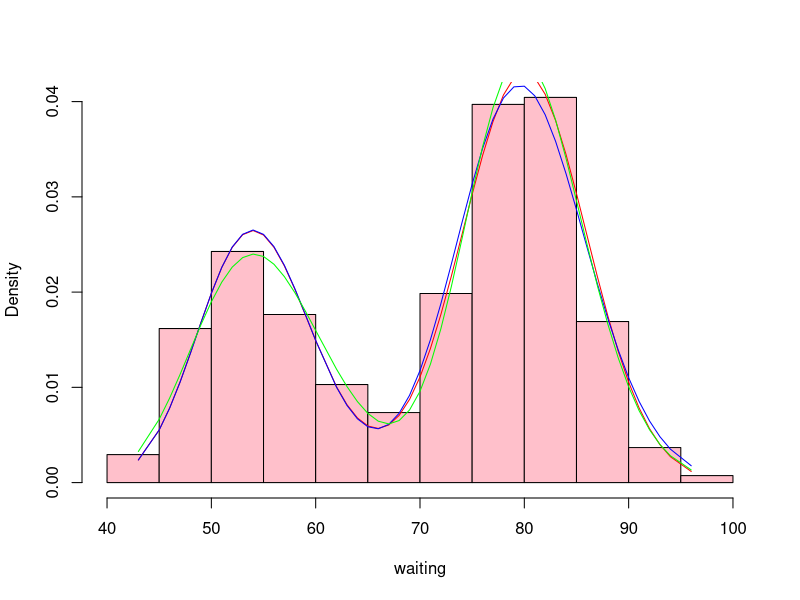

This chart was generated by the following R code:
## ---- chunk 1
library(tidyverse)
library(scales)
# library(AICcmodavg)
## ---- chunk 2
data_q3 <- faithful %>% 
    as_tibble()

x <- sort(data_q3$waiting)

# hist(x, xlab = 'waiting', probability = T, col='pink', main='')

## ---- chunk 3
# model 1

p <- length(x[x<65])/length(x)

as <- mean(x[x<65])
ass <- var(x[x<65])
s <- ass/as
a <- as/s

mu <- mean(x[x>=65])
sigma <- sd(x[x>=65])

theta_inital <- c(p, a, s, mu, sigma)

neg_log_likelihood <- function(theta, data){
    n = length(data)
    
    p = theta[1]
    a = theta[2]
    s = theta[3]
    mu = theta[4]
    sigma = theta[5]
    
    l = 0
    for (i in 1:n) {
        l = l + log(p*dgamma(data[i], shape = a, scale = s) + (1-p)*dnorm(data[i], mean = mu, sd = sigma))
    }
    return(-l)
}

fit = optim(theta_inital,
      neg_log_likelihood,
      data = x,
      control = list(maxit = 1500),
      lower = c(0, 0, 0, -Inf, 0),
      upper = c(1, Inf, Inf, Inf, Inf),
      method="L-BFGS-B")

theta_1 = fit$par
theta_1

p = theta_1[1]
a = theta_1[2]
s = theta_1[3]
mu = theta_1[4]
sigma = theta_1[5]

model_1 = p*dgamma(x, shape = a, scale = s) + (1-p)*dnorm(x, mean = mu, sd = sigma)

aic_1 <- 2*5 + neg_log_likelihood(theta_1, x)

# hist(x, xlab = 'waiting', probability = T, col='pink', main='')
# lines(x, model_1)
## ---- chunk 4
# model 2

p <- length(x[x<65])/length(x)

as_1 <- mean(x[x<65])
ass_1 <- var(x[x<65])
s_1 <- ass_1/as_1
a_1 <- as_1/s_1

as_2 <- mean(x[x>=65])
ass_2 <- var(x[x>=65])
s_2 <- ass_2/as_2
a_2 <- as_2/s_2

theta_inital <- c(p, a_1, s_1, a_2, s_2)

neg_log_likelihood <- function(theta, data){
    n <- length(data)
    
    p <- theta[1]
    a_1 <- theta[2]
    s_1 <- theta[3]
    a_2 <- theta[4]
    s_2 <- theta[5]
    
    l <- 0
    for (i in 1:n) {
        l = l + log(p*dgamma(data[i], shape = a_1, scale = s_1) + (1-p)*dgamma(data[i], shape = a_2, scale = s_2))
    }
    return(-l)
}

fit = optim(theta_inital,
      neg_log_likelihood,
      data = x,
      control = list(maxit = 1500),
      lower = c(0, 0, 0, 0, 0),
      upper = c(1, Inf, Inf, Inf, Inf),
      method="L-BFGS-B")

theta_2 <- fit$par
theta_2

p <- theta_2[1]
a_1 <- theta_2[2]
s_1 <- theta_2[3]
a_2 <- theta_2[4]
s_2 <- theta_2[5]

model_2 <- p*dgamma(x, shape = a_1, scale = s_1) + (1-p)*dgamma(x, shape = a_2, scale = s_2)

aic_2 <- 2*5 + neg_log_likelihood(theta_2, x)

# hist(x, xlab = 'waiting', probability = T, col='pink', main='')
# lines(x, model_2)
## ---- chunk 5
# model 3

p <- length(x[x<65])/length(x)

m_1 <- mean(x[x<65])
v_1 <- var(x[x<65])
sigma2_1 <- log((v_1/m_1^2) + 1)
mu_1 <- log(m_1) - sigma2_1/2

m_2 <- mean(x[x>=65])
v_2 <- var(x[x>=65])
sigma2_2 <- log((v_2/m_2^2) + 1)
mu_2 <- log(m_2) - sigma2_2/2

theta_inital <- c(p, mu_1, sqrt(sigma2_1), mu_2, sqrt(sigma2_2))

neg_log_likelihood <- function(theta, data) {
    n <- length(data)
    
    p <- theta[1]
    mu_1 <- theta[2]
    sigma_1 <- theta[3]
    mu_2 <- theta[4]
    sigma_2 <- theta[5]
    
    l <- 0
    for (i in 1:n) {
        l = l + log(p*dlnorm(data[i], meanlog = mu_1, sdlog = sigma_1) + (1-p)*dlnorm(data[i], meanlog = mu_2, sdlog = sigma_2))
    }
    
    return(-l)
}

fit = optim(theta_inital,
      neg_log_likelihood,
      data = x,
      control = list(maxit = 1500),
      lower = c(0, -Inf, 0, -Inf, 0),
      upper = c(1, Inf, Inf, Inf, Inf),
      method="L-BFGS-B")

theta_3 <- fit$par
theta_3

p <- theta_3[1]
mu_1 <- theta_3[2]
sigma_1 <- theta_3[3]
mu_2 <- theta_3[4]
sigma_2 <- theta_3[5]

model_3 <- p*dlnorm(x, meanlog = mu_1, sdlog = sigma_1) + (1-p)*dlnorm(x, meanlog = mu_2, sdlog = sigma_2)

aic_3 <- 2*5 + neg_log_likelihood(theta_3, x)

# hist(x, xlab = 'waiting', probability = T, col='pink', main='')
# lines(x, model_3)
## ---- chunk 6
hist(x, xlab = 'waiting', probability = T, col='pink', main='')
lines(x, model_1, col = "red")
lines(x, model_2, col = "blue")
lines(x, model_3, col = "green")
## ---- chunk 7
results <- data.frame(
    models = c("Gamma + Normal", "Gamma + Gamma", "Lognormal + Lognormal"),
    AIC = c(aic_1, aic_2, aic_3)
)
results
## ---- chunk 8
p <- theta_3[1]
mu_1 <- theta_3[2]
sigma_1 <- theta_3[3]
mu_2 <- theta_3[4]
sigma_2 <- theta_3[5]

reqd_prob <- (p*plnorm(70, meanlog = mu_1, sdlog = sigma_1) + (1-p)*plnorm(70, meanlog = mu_2, sdlog = sigma_2)) - (p*plnorm(60, meanlog = mu_1, sdlog = sigma_1) + (1-p)*plnorm(60, meanlog = mu_2, sdlog = sigma_2))
